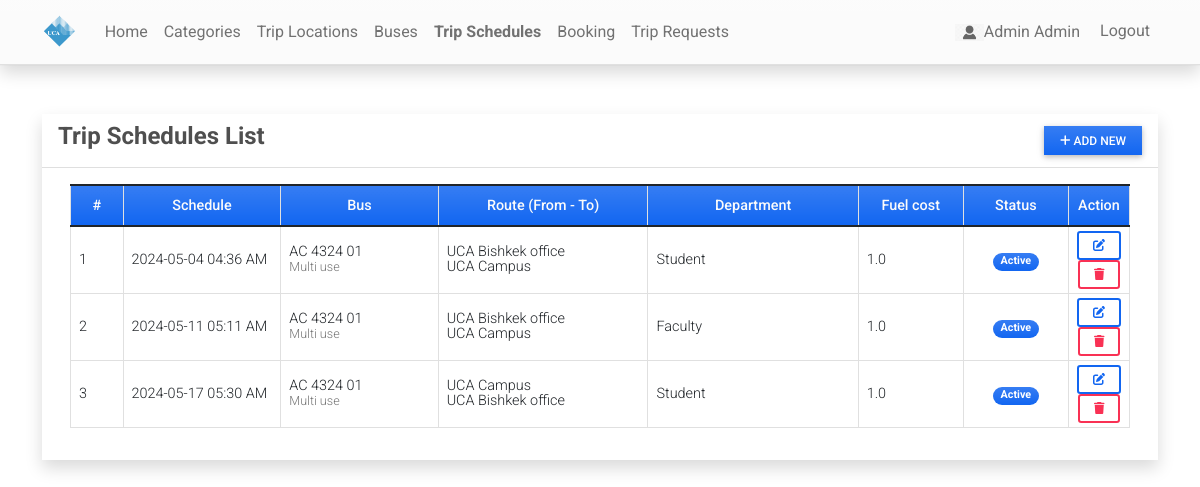
The page /schedule (signed in) on the database its author committed.
### reservationApp/models.py (models this page shows, shortened)
class Schedule(models.Model):
    code = models.CharField(max_length=100)
    bus = models.ForeignKey(Bus,on_delete=models.CASCADE)
    depart = models.ForeignKey(Location,on_delete=models.CASCADE, related_name='depart_location')
    destination = models.ForeignKey(Location,on_delete=models.CASCADE, related_name='destination')
    schedule= models.DateTimeField()
    fare= models.FloatField()
    status = models.CharField(max_length=2, choices=(('1','Active'),('2','Cancelled')), default=1)
    date_created = models.DateTimeField(default=timezone.now)
    date_updated = models.DateTimeField(auto_now=True)
    ABLE_TO_BOOK_CHOICES = [
        ('Student', 'Student'),
        ('Staff', 'Staff'),
        ('Faculty', 'Faculty'),
    ]
    able_to_book = models.CharField(
        max_length=10,
        choices=ABLE_TO_BOOK_CHOICES,
        default='Student',
    )

class Bus(models.Model):
    category = models.ForeignKey(Category,on_delete=models.CASCADE, blank= True, null = True)
    bus_number = models.CharField(max_length=250)
    seats = models.FloatField(max_length=5, default=0)
    status = models.CharField(max_length=2, choices=(('1','Active'),('2','Inactive')), default=1)
    date_created = models.DateTimeField(default=timezone.now)
    date_updated = models.DateTimeField(auto_now=True)

class Category(models.Model):
    name = models.CharField(max_length=250)
    description = models.TextField()
    status = models.CharField(max_length=2, choices=(('1','Active'),('2','Inactive')), default=1)
    date_created = models.DateTimeField(default=timezone.now)
    date_updated = models.DateTimeField(auto_now=True)
    def __str__(self):
        return self.name

class Location(models.Model):
    location = models.CharField(max_length=250)
    status = models.CharField(max_length=2, choices=(('1','Active'),('2','Inactive')), default=1)
    date_created = models.DateTimeField(default=timezone.now)
    date_updated = models.DateTimeField(auto_now=True)
    def __str__(self):
        return self.location

### reservationApp/views.py (the view)
# urls.py: path('schedule',views.schedule_mgt,name='schedule-page'),
@user_passes_test(admin_check)
def schedule_mgt(request):
    context['page_title'] = "Trip Schedules"
    schedules = Schedule.objects.all()
    context['schedules'] = schedules
    return render(request, 'schedule_mgt.html', context)

### reservationApp/views.py (called while the page is built)
def admin_check(user):
    return user.is_staff

### reservationApp/templates/schedule_mgt.html (shortened to what this page needs)
{% extends 'base.html' %} {% load humanize %} {% block pageContent %}
<div class="col-lg-12 col-md-12 col-sm-12 col-xs-12">
    <div class="card card-default rounded-0 shadow ">
        <div class="card-header">
            <div class="d-flex w-100 align-items-center justify-content-between">
                <h4 class="card-title fw-bold">Trip Schedules List</h4>
                <div class="tools">
                    <button type="button" class="btn btn-primary rounded-0 bg-gradient btn-sm" id='add_new'><i class="fa fa-plus"></i> Add New</button>
                </div>
            </div>
        </div>
        <div class="card-body">
            <div class="container-fluid">
                <table class="table table-bordered" id="schedule-list">
                    <colgroup>
                        <col width="5%">
                        <col width="15%">
                        <col width="15%">
                        <col width="20%">
                        <col width="20%">
                        <col width="10%">
                        <col width="10%">
                        <col width="5%">
                    </colgroup>
                    <thead>
                        <tr class="bg-gradient bg-primary bg-opacity-50 text-light">
                            <th class="px-2 py-2 text-center">#</th>
                            <th class="px-2 py-2 text-center">Schedule</th>
                            <th class="px-2 py-2 text-center">Bus</th>
                            <th class="px-2 py-2 text-center">Route (From - To)</th>
                            <th class="px-2 py-2 text-center">Department</th>
                            <th class="px-2 py-2 text-center">Fuel cost</th>
                            <th class="px-2 py-2 text-center">Status</th>
                            <th class="px-2 py-2 text-center">Action</th>
                        </tr>
                    </thead>
                    <tbody>
                        {% for schedule in schedules %}
                        <tr>
                            <td class="px-2 py-1 align-middle">{{ forloop.counter }}</td>
                            <td class="px-2 py-1 align-middle">{{ schedule.schedule|date:"Y-m-d h:i A" }}</td>
                            <td class="px-2 py-1 align-middle">
                                <div class="lh-1">
                                    <div>{{ schedule.bus.bus_number }}</div>
                                    <small class="text-muted">{{ schedule.bus.category }}</small>
                                </div>
                            </td>
                            <td class="px-2 py-1 align-middle">
                                <div class="lh-1">
                                    <div>{{ schedule.depart }}</div>
                                    <div>{{ schedule.destination }}</div>
                                </div>
                            </td>
                            <td class="px-2 py-1 align-middle">{{ schedule.able_to_book }}</td>
                            <td class="px-2 py-1 align-middle">{{ schedule.fare|intcomma }}</td>
                            <td class="px-1 py-1 align-middle text-center">
                                {% if schedule.status == '1' %}
                                <span class="badge bg-primary bg-gradient rounded-pill px-2">Active</span> {% else %}
                                <span class="badge bg-danger bg-gradient rounded-pill px-2">Cancelled</span> {% endif %}
                            </td>
                            <td class="px-2 py-1 align-middle text-center">
                                <a class="btn btn-outline-primary btn-sm edit-data" href="javascript:void(0)" data-id="{{ schedule.pk }}" title="Edit">
                                    <i class="fa fa-edit"></i>
                                </a>
                                <button class="btn btn-outline-danger btn-sm delete-data" type="button" data-id="{{ schedule.pk }}" title="Delete">
                                    <i class="fa fa-trash"></i>
                                </button>
                            </td>
                        </tr>
                        {% endfor %}
                    </tbody>
                </table>
            </div>
        </div>
    </div>
</div>
{% endblock pageContent %}

### reservationApp/templates/topNavigation.html (shortened to what this page needs)
{% load static %}
<header>
    <nav class="navbar navbar-expand-lg navbar-light bg-light bg-gradient fixed-top shadow border-bottom">
        <div class="container">
            <a class="navbar-brand" href="{% url 'home-page' %}">
                <img src="{{ MEDIA_URL }}/uploads/logo.png" height="16" alt="{{ MEDIA_URL }}" loading="lazy" style="margin-top: -3px;" />
            </a>
            <div class="collapse navbar-collapse" id="navbarExample01">
                <ul class="navbar-nav me-auto mb-2 mb-lg-0" id="topNav">
                    <li class="nav-item">
                        <a class="nav-link" aria-current="page" href="{% url 'home-page' %}">Home</a>
                    </li>
                    {% if user.is_staff %}
                    <li class="nav-item">
                        <a class="nav-link" aria-current="page" href="{% url 'category-page' %}">Categories</a>
                    </li>
                    <li class="nav-item">
                        <a class="nav-link" aria-current="page" href="{% url 'location-page' %}">Trip Locations</a>
                    </li>
                    <li class="nav-item">
                        <a class="nav-link" aria-current="page" href="{% url 'bus-page' %}">Buses</a>
                    </li>
                    <li class="nav-item">
                        <a class="nav-link" aria-current="page" href="{% url 'schedule-page' %}">Trip Schedules</a>
                    </li>
                     <li class="nav-item">
                        <a class="nav-link" aria-current="page" href="{% url 'booking-page' %}">Booking</a>
                    </li>
                    <li class="nav-item">
                        <a class="nav-link" href="{% url 'trip_request_list' %}">Trip Requests</a>
                      </li>
                    {% endif %}
                </ul>
                <ul class="navbar-nav d-flex flex-row">
                    {% if user.id %} {% if user.profile.user_type == 1 %} {% endif %}
                    <li class="nav-item me-3 me-lg-0">
                        <a class="nav-link" href="{% url 'profile' %}">
                            <span class="me-1"><img src="{{ MEDIA_URL }}/default/images.png" alt="User Avatar" id="user-avatar">{{ user.first_name }} {{user.last_name}}</span>
                        </a>
                    </li>
                    <li class="nav-item me-3 me-lg-0">
                        <a class="nav-link" href="{% url 'logout' %}">Logout</a>
                    </li>
                    {% endif %}
                </ul>
            </div>
        </div>
    </nav>
</header>

### static/assets/default/css/style.css (style rules this page uses)
html, body { height: 100%; width: 100%; max-height: 100%; overflow: auto; display: flex; flex-direction: column; }
body>header { flex-shrink: auto; }
#user-avatar { width: 1.8rem; height: 1.8rem; object-fit: scale-down; object-position: center center; }
.navbar-brand>img { height: 2em; }
.nav-item.active a.nav-link { font-weight: bolder !important; }

### rows shown on the page
Schedule: schedule "2024-05-04 04:36 AM", bus.bus_number "AC 4324 01", bus.category "Multi use", depart "UCA Bishkek office", destination "UCA Campus", able_to_book "Student", fare "1.0", status "Active"
Schedule: schedule "2024-05-11 05:11 AM", bus.bus_number "AC 4324 01", bus.category "Multi use", depart "UCA Bishkek office", destination "UCA Campus", able_to_book "Faculty", fare "1.0", status "Active"
Schedule: schedule "2024-05-17 05:30 AM", bus.bus_number "AC 4324 01", bus.category "Multi use", depart "UCA Campus", destination "UCA Bishkek office", able_to_book "Student", fare "1.0", status "Active"

### other values the page prints
{{ user.first_name }} "Admin"
{{ user.last_name }} "Admin"
